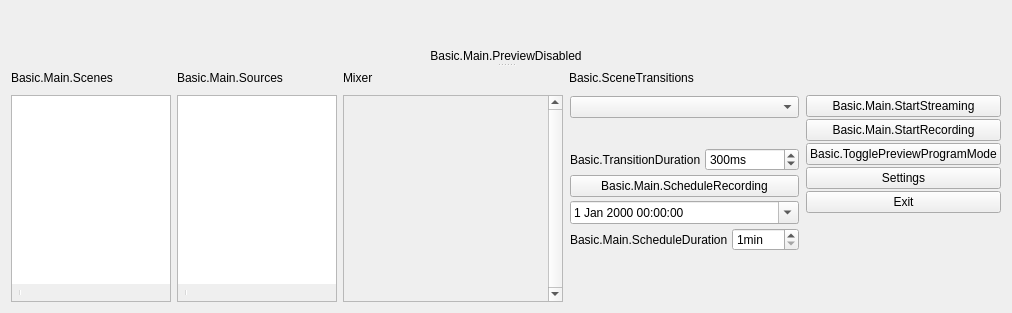
  <widget class="QWidget" name="centralwidget">
   <layout class="QHBoxLayout" name="horizontalLayout">
    <item>
     <widget class="QSplitter" name="mainSplitter">
      <property name="orientation">
       <enum>Qt::Vertical</enum>
      </property>
      <property name="childrenCollapsible">
       <bool>false</bool>
      </property>
      <widget class="QWidget" name="verticalLayoutWidget_7">
       <layout class="QVBoxLayout" name="verticalLayout_14">
        <item>
         <layout class="QHBoxLayout" name="previewLayout">
          <property name="spacing">
           <number>2</number>
          </property>
          <item>
           <layout class="QVBoxLayout" name="previewTextLayout">
            <property name="spacing">
             <number>4</number>
            </property>
            <item>
             <widget class="OBSBasicPreview" name="preview" native="true">
              <property name="sizePolicy">
               <sizepolicy hsizetype="Expanding" vsizetype="Expanding">
                <horstretch>0</horstretch>
                <verstretch>0</verstretch>
               </sizepolicy>
              </property>
              <property name="minimumSize">
               <size>
                <width>32</width>
                <height>32</height>
               </size>
              </property>
              <property name="focusPolicy">
               <enum>Qt::ClickFocus</enum>
              </property>
              <property name="contextMenuPolicy">
               <enum>Qt::CustomContextMenu</enum>
              </property>
             </widget>
            </item>
           </layout>
          </item>
         </layout>
        </item>
        <item>
         <widget class="QLabel" name="previewDisabledLabel">
          <property name="sizePolicy">
           <sizepolicy hsizetype="Expanding" vsizetype="Expanding">
            <horstretch>0</horstretch>
            <verstretch>0</verstretch>
           </sizepolicy>
          </property>
          <property name="contextMenuPolicy">
           <enum>Qt::CustomContextMenu</enum>
          </property>
          <property name="text">
           <string>Basic.Main.PreviewDisabled</string>
          </property>
          <property name="alignment">
           <set>Qt::AlignCenter</set>
          </property>
         </widget>
        </item>
       </layout>
      </widget>
      <widget class="QWidget" name="gridLayoutWidget_2">
       <layout class="QGridLayout" name="gridLayout_2">
        <item row="1" column="4">
         <layout class="QVBoxLayout" name="buttonsVLayout">
          <property name="spacing">
           <number>2</number>
          </property>
          <item>
           <widget class="QPushButton" name="streamButton">
            <property name="enabled">
             <bool>true</bool>
            </property>
            <property name="sizePolicy">
             <sizepolicy hsizetype="Preferred" vsizetype="Fixed">
              <horstretch>0</horstretch>
              <verstretch>0</verstretch>
             </sizepolicy>
            </property>
            <property name="text">
             <string>Basic.Main.StartStreaming</string>
            </property>
            <property name="checkable">
             <bool>false</bool>
            </property>
           </widget>
          </item>
          <item>
           <widget class="QPushButton" name="recordButton">
            <property name="enabled">
             <bool>true</bool>
            </property>
            <property name="sizePolicy">
             <sizepolicy hsizetype="Preferred" vsizetype="Fixed">
              <horstretch>0</horstretch>
              <verstretch>0</verstretch>
             </sizepolicy>
            </property>
            <property name="minimumSize">
             <size>
              <width>130</width>
              <height>0</height>
             </size>
            </property>
            <property name="text">
             <string>Basic.Main.StartRecording</string>
            </property>
           </widget>
          </item>
          <item>
           <widget class="QPushButton" name="modeSwitch">
            <property name="text">
             <string>Basic.TogglePreviewProgramMode</string>
            </property>
            <property name="checkable">
             <bool>true</bool>
            </property>
           </widget>
          </item>
          <item>
           <widget class="QPushButton" name="settingsButton">
            <property name="sizePolicy">
             <sizepolicy hsizetype="Preferred" vsizetype="Fixed">
              <horstretch>0</horstretch>
              <verstretch>0</verstretch>
             </sizepolicy>
            </property>
            <property name="text">
             <string>Settings</string>
            </property>
           </widget>
          </item>
          <item>
           <widget class="QPushButton" name="exitButton">
            <property name="sizePolicy">
             <sizepolicy hsizetype="Preferred" vsizetype="Fixed">
              <horstretch>0</horstretch>
              <verstretch>0</verstretch>
             </sizepolicy>
            </property>
            <property name="text">
             <string>Exit</string>
            </property>
           </widget>
          </item>
          <item>
           <spacer name="expVSpacer_2">
            <property name="orientation">
             <enum>Qt::Vertical</enum>
            </property>
            <property name="sizeHint" stdset="0">
             <size>
              <width>0</width>
              <height>0</height>
             </size>
            </property>
           </spacer>
          </item>
         </layout>
        </item>
        <item row="1" column="2">
         <widget class="VScrollArea" name="scrollArea">
          <property name="minimumSize">
           <size>
            <width>220</width>
            <height>0</height>
           </size>
          </property>
          <property name="frameShape">
           <enum>QFrame::StyledPanel</enum>
          </property>
          <property name="frameShadow">
           <enum>QFrame::Sunken</enum>
          </property>
          <property name="verticalScrollBarPolicy">
           <enum>Qt::ScrollBarAlwaysOn</enum>
          </property>
          <property name="horizontalScrollBarPolicy">
           <enum>Qt::ScrollBarAlwaysOff</enum>
          </property>
          <property name="widgetResizable">
           <bool>true</bool>
          </property>
          <widget class="QWidget" name="volumeWidgets">
           <property name="geometry">
            <rect>
             <x>0</x>
             <y>0</y>
             <width>215</width>
             <height>16</height>
            </rect>
           </property>
           <property name="sizePolicy">
            <sizepolicy hsizetype="Preferred" vsizetype="Maximum">
             <horstretch>0</horstretch>
             <verstretch>0</verstretch>
            </sizepolicy>
           </property>
           <layout class="QVBoxLayout" name="verticalLayout_18">
            <property name="spacing">
             <number>0</number>
            </property>
            <property name="leftMargin">
             <number>0</number>
            </property>
            <property name="topMargin">
             <number>0</number>
            </property>
            <property name="rightMargin">
             <number>0</number>
            </property>
            <property name="bottomMargin">
             <number>0</number>
            </property>
           </layout>
          </widget>
         </widget>
        </item>
        <item row="1" column="0">
         <layout class="QVBoxLayout" name="scenesVLayout">
          <property name="spacing">
           <number>0</number>
          </property>
          <item>
           <widget class="QFrame" name="scenesFrame">
            <property name="sizePolicy">
             <sizepolicy hsizetype="Expanding" vsizetype="Expanding">
              <horstretch>0</horstretch>
              <verstretch>0</verstretch>
             </sizepolicy>
            </property>
            <property name="minimumSize">
             <size>
              <width>160</width>
              <height>0</height>
             </size>
            </property>
            <property name="maximumSize">
             <size>
              <width>260</width>
              <height>16777215</height>
             </size>
            </property>
            <property name="frameShape">
             <enum>QFrame::StyledPanel</enum>
            </property>
            <property name="frameShadow">
             <enum>QFrame::Sunken</enum>
            </property>
            <layout class="QVBoxLayout" name="verticalLayout_11">
             <property name="spacing">
              <number>0</number>
             </property>
             <property name="leftMargin">
              <number>0</number>
             </property>
             <property name="topMargin">
              <number>0</number>
             </property>
             <property name="rightMargin">
              <number>0</number>
             </property>
             <property name="bottomMargin">
              <number>0</number>
             </property>
             <item>
              <widget class="QListWidget" name="scenes">
               <property name="sizePolicy">
                <sizepolicy hsizetype="Preferred" vsizetype="Expanding">
                 <horstretch>0</horstretch>
                 <verstretch>0</verstretch>
                </sizepolicy>
               </property>
               <property name="contextMenuPolicy">
                <enum>Qt::CustomContextMenu</enum>
               </property>
               <property name="frameShape">
                <enum>QFrame::NoFrame</enum>
               </property>
               <property name="frameShadow">
                <enum>QFrame::Plain</enum>
               </property>
               <property name="showDropIndicator" stdset="0">
                <bool>true</bool>
               </property>
               <property name="dragEnabled">
                <bool>true</bool>
               </property>
               <property name="dragDropMode">
                <enum>QAbstractItemView::InternalMove</enum>
               </property>
               <property name="defaultDropAction">
                <enum>Qt::TargetMoveAction</enum>
               </property>
               <addaction name="actionRemoveScene"/>
              </widget>
             </item>
             <item>
              <widget class="QToolBar" name="scenesToolbar">
               <property name="iconSize">
                <size>
                 <width>16</width>
                 <height>16</height>
                </size>
               </property>
               <property name="floatable">
                <bool>false</bool>
               </property>
               <addaction name="actionAddScene"/>
               <addaction name="actionRemoveScene"/>
               <addaction name="separator"/>
               <addaction name="actionSceneUp"/>
               <addaction name="actionSceneDown"/>
              </widget>
             </item>
             <item>
              <spacer name="scenesFixedSizeHSpacer">
               <property name="orientation">
                <enum>Qt::Horizontal</enum>
               </property>
               <property name="sizeType">
                <enum>QSizePolicy::Fixed</enum>
               </property>
               <property name="sizeHint" stdset="0">
                <size>
                 <width>150</width>
                 <height>0</height>
                </size>
               </property>
              </spacer>
             </item>
            </layout>
           </widget>
          </item>
         </layout>
        </item>
        <item row="0" column="1">
         <widget class="QLabel" name="sourcesLabel">
          <property name="text">
           <string>Basic.Main.Sources</string>
          </property>
         </widget>
        </item>
        <item row="0" column="2">
         <layout class="QHBoxLayout" name="mixadvHLayout">
          <property name="spacing">
           <number>2</number>
          </property>
          <item>
           <widget class="QLabel" name="mixerLabel">
            <property name="sizePolicy">
             <sizepolicy hsizetype="Maximum" vsizetype="Preferred">
              <horstretch>0</horstretch>
              <verstretch>0</verstretch>
             </sizepolicy>
            </property>
            <property name="text">
             <string>Mixer</string>
            </property>
           </widget>
          </item>
          <item>
           <widget class="QPushButton" name="advAudioProps">
            <property name="sizePolicy">
             <sizepolicy hsizetype="Maximum" vsizetype="Maximum">
              <horstretch>0</horstretch>
              <verstretch>0</verstretch>
             </sizepolicy>
            </property>
            <property name="maximumSize">
             <size>
              <width>22</width>
              <height>22</height>
             </size>
            </property>
            <property name="accessibleName">
             <string>Basic.AdvAudio</string>
            </property>
            <property name="text">
             <string notr="true"/>
            </property>
            <property name="icon">
             <iconset resource="obs.qrc">
              <normaloff>:/res/images/configuration21_16.png</normaloff>:/res/images/configuration21_16.png</iconset>
            </property>
            <property name="flat">
             <bool>true</bool>
            </property>
            <property name="themeID" stdset="0">
             <string notr="true">configIconSmall</string>
            </property>
           </widget>
          </item>
          <item>
           <spacer name="mixadvHSpacer_4">
            <property name="orientation">
             <enum>Qt::Horizontal</enum>
            </property>
            <property name="sizeHint" stdset="0">
             <size>
              <width>0</width>
              <height>0</height>
             </size>
            </property>
           </spacer>
          </item>
         </layout>
        </item>
        <item row="1" column="1">
         <layout class="QVBoxLayout" name="sourcesVLayout">
          <property name="spacing">
           <number>0</number>
          </property>
          <item>
           <widget class="QFrame" name="sourcesFrame">
            <property name="sizePolicy">
             <sizepolicy hsizetype="Expanding" vsizetype="Expanding">
              <horstretch>0</horstretch>
              <verstretch>0</verstretch>
             </sizepolicy>
            </property>
            <property name="minimumSize">
             <size>
              <width>160</width>
              <height>0</height>
             </size>
            </property>
            <property name="maximumSize">
             <size>
              <width>260</width>
              <height>16777215</height>
             </size>
            </property>
            <property name="frameShape">
             <enum>QFrame::StyledPanel</enum>
            </property>
            <property name="frameShadow">
             <enum>QFrame::Sunken</enum>
            </property>
            <layout class="QVBoxLayout" name="verticalLayout_16">
             <property name="spacing">
              <number>0</number>
             </property>
             <property name="leftMargin">
              <number>0</number>
             </property>
             <property name="topMargin">
              <number>0</number>
             </property>
             <property name="rightMargin">
              <number>0</number>
             </property>
             <property name="bottomMargin">
              <number>0</number>
             </property>
             <item>
              <widget class="SourceListWidget" name="sources">
               <property name="sizePolicy">
                <sizepolicy hsizetype="Preferred" vsizetype="Expanding">
                 <horstretch>0</horstretch>
                 <verstretch>0</verstretch>
                </sizepolicy>
               </property>
               <property name="contextMenuPolicy">
                <enum>Qt::CustomContextMenu</enum>
               </property>
               <property name="frameShape">
                <enum>QFrame::NoFrame</enum>
               </property>
               <property name="showDropIndicator" stdset="0">
                <bool>true</bool>
               </property>
               <property name="dragEnabled">
                <bool>true</bool>
               </property>
               <property name="dragDropMode">
                <enum>QAbstractItemView::InternalMove</enum>
               </property>
               <property name="defaultDropAction">
                <enum>Qt::TargetMoveAction</enum>
               </property>
               <property name="selectionMode">
                <enum>QAbstractItemView::ExtendedSelection</enum>
               </property>
               <addaction name="actionRemoveSource"/>
              </widget>
             </item>
             <item>
              <widget class="QToolBar" name="sourcesToolbar">
               <property name="iconSize">
                <size>
                 <width>16</width>
                 <height>16</height>
                </size>
               </property>
               <property name="floatable">
                <bool>false</bool>
               </property>
               <addaction name="actionAddSource"/>
               <addaction name="actionRemoveSource"/>
               <addaction name="actionSourceProperties"/>
               <addaction name="separator"/>
               <addaction name="actionSourceUp"/>
               <addaction name="actionSourceDown"/>
              </widget>
             </item>
             <item>
              <spacer name="sourcesFixedSizeHSpacer">
               <property name="orientation">
                <enum>Qt::Horizontal</enum>
               </property>
               <property name="sizeType">
                <enum>QSizePolicy::Fixed</enum>
               </property>
               <property name="sizeHint" stdset="0">
                <size>
                 <width>150</width>
                 <height>0</height>
                </size>
               </property>
              </spacer>
             </item>
            </layout>
           </widget>
          </item>
         </layout>
        </item>
        <item row="0" column="0">
         <widget class="QLabel" name="scenesLabel">
          <property name="text">
           <string>Basic.Main.Scenes</string>
          </property>
         </widget>
        </item>
        <item row="0" column="3">
         <widget class="QLabel" name="sceneTransitionsLabel">
          <property name="text">
           <string>Basic.SceneTransitions</string>
          </property>
         </widget>
        </item>
        <item row="1" column="3">
         <widget class="QWidget" name="transitionsContainer" native="true">
          <layout class="QVBoxLayout" name="verticalLayout">
           <property name="spacing">
            <number>4</number>
           </property>
           <property name="leftMargin">
            <number>1</number>
           </property>
           <property name="topMargin">
            <number>1</number>
           </property>
           <property name="rightMargin">
            <number>1</number>
           </property>
           <property name="bottomMargin">
            <number>2</number>
           </property>
           <item>
            <widget class="QComboBox" name="transitions">
             <property name="minimumSize">
              <size>
               <width>120</width>
               <height>0</height>
              </size>
             </property>
             <property name="accessibleName">
              <string>Transition</string>
             </property>
            </widget>
           </item>
           <item>
            <layout class="QHBoxLayout" name="horizontalLayout_4">
             <property name="spacing">
              <number>4</number>
             </property>
             <item>
              <spacer name="horizontalSpacer">
               <property name="orientation">
                <enum>Qt::Horizontal</enum>
               </property>
               <property name="sizeType">
                <enum>QSizePolicy::Preferred</enum>
               </property>
               <property name="sizeHint" stdset="0">
                <size>
                 <width>40</width>
                 <height>20</height>
                </size>
               </property>
              </spacer>
             </item>
             <item>
              <widget class="QPushButton" name="transitionAdd">
               <property name="sizePolicy">
                <sizepolicy hsizetype="Maximum" vsizetype="Maximum">
                 <horstretch>0</horstretch>
                 <verstretch>0</verstretch>
                </sizepolicy>
               </property>
               <property name="maximumSize">
                <size>
                 <width>22</width>
                 <height>22</height>
                </size>
               </property>
               <property name="toolTip">
                <string>Basic.AddTransition</string>
               </property>
               <property name="accessibleName">
                <string>Basic.AddTransition</string>
               </property>
               <property name="text">
                <string notr="true"/>
               </property>
               <property name="icon">
                <iconset resource="obs.qrc">
                 <normaloff>:/res/images/add.png</normaloff>:/res/images/add.png</iconset>
               </property>
               <property name="flat">
                <bool>true</bool>
               </property>
               <property name="themeID" stdset="0">
                <string notr="true">addIconSmall</string>
               </property>
              </widget>
             </item>
             <item>
              <widget class="QPushButton" name="transitionRemove">
               <property name="sizePolicy">
                <sizepolicy hsizetype="Maximum" vsizetype="Maximum">
                 <horstretch>0</horstretch>
                 <verstretch>0</verstretch>
                </sizepolicy>
               </property>
               <property name="maximumSize">
                <size>
                 <width>22</width>
                 <height>22</height>
                </size>
               </property>
               <property name="toolTip">
                <string>Basic.RemoveTransition</string>
               </property>
               <property name="accessibleName">
                <string>Basic.RemoveTransition</string>
               </property>
               <property name="text">
                <string notr="true"/>
               </property>
               <property name="icon">
                <iconset resource="obs.qrc">
                 <normaloff>:/res/images/list_remove.png</normaloff>:/res/images/list_remove.png</iconset>
               </property>
               <property name="flat">
                <bool>true</bool>
               </property>
               <property name="themeID" stdset="0">
                <string notr="true">removeIconSmall</string>
               </property>
              </widget>
             </item>
             <item>
              <widget class="QPushButton" name="transitionProps">
               <property name="sizePolicy">
                <sizepolicy hsizetype="Maximum" vsizetype="Maximum">
                 <horstretch>0</horstretch>
                 <verstretch>0</verstretch>
                </sizepolicy>
               </property>
               <property name="maximumSize">
                <size>
                 <width>22</width>
                 <height>22</height>
                </size>
               </property>
               <property name="toolTip">
                <string>Basic.TransitionProperties</string>
               </property>
               <property name="accessibleName">
                <string>Basic.TransitionProperties</string>
               </property>
               <property name="text">
                <string notr="true"/>
               </property>
               <property name="icon">
                <iconset resource="obs.qrc">
                 <normaloff>:/res/images/configuration21_16.png</normaloff>:/res/images/configuration21_16.png</iconset>
               </property>
               <property name="flat">
                <bool>true</bool>
               </property>
               <property name="themeID" stdset="0">
                <string notr="true">configIconSmall</string>
               </property>
              </widget>
             </item>
            </layout>
           </item>
           <item>
            <layout class="QHBoxLayout" name="horizontalLayout_3">
             <property name="spacing">
              <number>4</number>
             </property>
             <item>
              <widget class="QLabel" name="transitionDurationLabel">
               <property name="sizePolicy">
                <sizepolicy hsizetype="Maximum" vsizetype="Preferred">
                 <horstretch>0</horstretch>
                 <verstretch>0</verstretch>
                </sizepolicy>
               </property>
               <property name="text">
                <string>Basic.TransitionDuration</string>
               </property>
               <property name="buddy">
                <cstring>transitionDuration</cstring>
               </property>
              </widget>
             </item>
             <item>
              <widget class="QSpinBox" name="transitionDuration">
               <property name="accessibleName">
                <string>Basic.TransitionDuration</string>
               </property>
               <property name="suffix">
                <string>ms</string>
               </property>
               <property name="minimum">
                <number>2</number>
               </property>
               <property name="maximum">
                <number>10000</number>
               </property>
               <property name="singleStep">
                <number>50</number>
               </property>
               <property name="value">
                <number>300</number>
               </property>
              </widget>
             </item>
            </layout>
           </item>
           <item>
            <widget class="QPushButton" name="scheduleButton">
             <property name="enabled">
              <bool>true</bool>
             </property>
             <property name="sizePolicy">
              <sizepolicy hsizetype="Preferred" vsizetype="Fixed">
               <horstretch>0</horstretch>
               <verstretch>0</verstretch>
              </sizepolicy>
             </property>
             <property name="minimumSize">
              <size>
               <width>130</width>
               <height>0</height>
              </size>
             </property>
             <property name="text">
              <string>Basic.Main.ScheduleRecording</string>
             </property>
            </widget>
           </item>
           <item>
            <widget class="QDateTimeEdit" name="scheduleStartTimeEdit">
             <property name="currentSection">
              <enum>QDateTimeEdit::MinuteSection</enum>
             </property>
             <property name="calendarPopup">
              <bool>true</bool>
             </property>
            </widget>
           </item>
           <item>
            <layout class="QHBoxLayout" name="horizontalLayout_5">
             <item>
              <widget class="QLabel" name="scheduleDurationLabel">
               <property name="sizePolicy">
                <sizepolicy hsizetype="Maximum" vsizetype="Preferred">
                 <horstretch>0</horstretch>
                 <verstretch>0</verstretch>
                </sizepolicy>
               </property>
               <property name="text">
                <string>Basic.Main.ScheduleDuration</string>
               </property>
               <property name="buddy">
                <cstring>scheduleDuration</cstring>
               </property>
              </widget>
              </item>
              <item>
               <widget class="QSpinBox" name="scheduleDuration">
                <property name="accessibleName">
                 <string>Basic.Main.ScheduleDuration</string>
                </property>
                <property name="suffix">
                 <string>min</string>
                </property>
                <property name="minimum">
                 <number>1</number>
                </property>
                <property name="maximum">
                 <number>300</number>
                </property>
                <property name="singleStep">
                 <number>1</number>
                </property>
                <property name="value">
                 <number>1</number>
                </property>
               </widget>
              </item>
             </layout>
           </item>
           <item>
            <spacer name="verticalSpacer">
             <property name="orientation">
              <enum>Qt::Vertical</enum>
             </property>
             <property name="sizeHint" stdset="0">
              <size>
               <width>20</width>
               <height>40</height>
              </size>
             </property>
            </spacer>
           </item>
          </layout>
         </widget>
        </item>
       </layout>
      </widget>
     </widget>
    </item>
   </layout>
  </widget>
